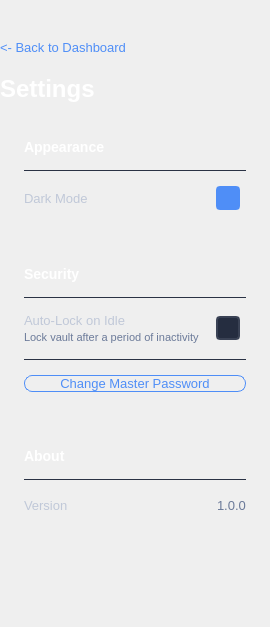
          <widget class="QWidget" name="settingsScrollContents">
           <property name="geometry">
            <rect>
             <x>0</x>
             <y>0</y>
             <width>270</width>
             <height>627</height>
            </rect>
           </property>
           <layout class="QVBoxLayout" name="settingsScrollLayout">
            <property name="spacing">
             <number>16</number>
            </property>
            <property name="leftMargin">
             <number>0</number>
            </property>
            <property name="topMargin">
             <number>36</number>
            </property>
            <property name="rightMargin">
             <number>0</number>
            </property>
            <property name="bottomMargin">
             <number>36</number>
            </property>
            <item>
             <widget class="QPushButton" name="settingsBackBtn">
              <property name="styleSheet">
               <string notr="true">
                    QPushButton {
                        background-color: transparent; color: #4F8EF7; border: none;
                        font-size: 13px; font-family: &quot;Segoe UI&quot;; text-align: left; padding: 4px 0;
                    }
                    QPushButton:hover { color: #FFFFFF; }
               </string>
              </property>
              <property name="text">
               <string>&lt;- Back to Dashboard</string>
              </property>
             </widget>
            </item>
            <item>
             <widget class="QLabel" name="settingsTitleLabel">
              <property name="styleSheet">
               <string notr="true">
                color: #FFFFFF; font-size: 24px; font-weight: bold;
                font-family: &quot;Segoe UI&quot;; background: transparent;
               </string>
              </property>
              <property name="text">
               <string>Settings</string>
              </property>
             </widget>
            </item>
            <item>
             <layout class="QVBoxLayout">
              <property name="spacing">
               <number>14</number>
              </property>
              <property name="leftMargin">
               <number>24</number>
              </property>
              <property name="topMargin">
               <number>20</number>
              </property>
              <property name="rightMargin">
               <number>24</number>
              </property>
              <property name="bottomMargin">
               <number>20</number>
              </property>
              <item>
               <widget class="QLabel" name="appearanceSectionTitle">
                <property name="styleSheet">
                 <string notr="true">color: #FFFFFF; font-size: 14px; font-weight: bold; font-family: &quot;Segoe UI&quot;; background: transparent;</string>
                </property>
                <property name="text">
                 <string>Appearance</string>
                </property>
               </widget>
              </item>
              <item>
               <widget class="QFrame" name="divAppearance">
                <property name="styleSheet">
                 <string notr="true">color: #2A3244;</string>
                </property>
                <property name="frameShape">
                 <enum>QFrame::Shape::HLine</enum>
                </property>
                <property name="frameShadow">
                 <enum>QFrame::Shadow::Plain</enum>
                </property>
               </widget>
              </item>
              <item>
               <layout class="QHBoxLayout">
                <item>
                 <widget class="QLabel" name="darkModeSettingLabel">
                  <property name="styleSheet">
                   <string notr="true">color: #C0C8D8; font-size: 13px; font-family: &quot;Segoe UI&quot;; background: transparent;</string>
                  </property>
                  <property name="text">
                   <string>Dark Mode</string>
                  </property>
                 </widget>
                </item>
                <item>
                 <spacer>
                  <property name="orientation">
                   <enum>Qt::Orientation::Horizontal</enum>
                  </property>
                  <property name="sizeHint" stdset="0">
                   <size>
                    <width>40</width>
                    <height>20</height>
                   </size>
                  </property>
                 </spacer>
                </item>
                <item>
                 <widget class="QCheckBox" name="darkModeCheckBox">
                  <property name="styleSheet">
                   <string notr="true">
                        QCheckBox::indicator {
                            width: 20px; height: 20px;
                            border: 2px solid #3A4255; border-radius: 4px; background-color: #252D40;
                        }
                        QCheckBox::indicator:checked {
                            background-color: #4F8EF7; border-color: #4F8EF7;
                        }
                    </string>
                  </property>
                  <property name="text">
                   <string/>
                  </property>
                  <property name="checked">
                   <bool>true</bool>
                  </property>
                 </widget>
                </item>
               </layout>
              </item>
             </layout>
            </item>
            <item>
             <layout class="QVBoxLayout">
              <property name="spacing">
               <number>14</number>
              </property>
              <property name="leftMargin">
               <number>24</number>
              </property>
              <property name="topMargin">
               <number>20</number>
              </property>
              <property name="rightMargin">
               <number>24</number>
              </property>
              <property name="bottomMargin">
               <number>20</number>
              </property>
              <item>
               <widget class="QLabel" name="securitySectionTitle">
                <property name="styleSheet">
                 <string notr="true">color: #FFFFFF; font-size: 14px; font-weight: bold; font-family: &quot;Segoe UI&quot;; background: transparent;</string>
                </property>
                <property name="text">
                 <string>Security</string>
                </property>
               </widget>
              </item>
              <item>
               <widget class="QFrame" name="divSecurity1">
                <property name="styleSheet">
                 <string notr="true">color: #2A3244;</string>
                </property>
                <property name="frameShape">
                 <enum>QFrame::Shape::HLine</enum>
                </property>
                <property name="frameShadow">
                 <enum>QFrame::Shadow::Plain</enum>
                </property>
               </widget>
              </item>
              <item>
               <layout class="QHBoxLayout">
                <item>
                 <layout class="QVBoxLayout">
                  <property name="spacing">
                   <number>3</number>
                  </property>
                  <item>
                   <widget class="QLabel" name="autoLockLabel">
                    <property name="styleSheet">
                     <string notr="true">color: #C0C8D8; font-size: 13px; font-family: &quot;Segoe UI&quot;; background: transparent;</string>
                    </property>
                    <property name="text">
                     <string>Auto-Lock on Idle</string>
                    </property>
                   </widget>
                  </item>
                  <item>
                   <widget class="QLabel" name="autoLockDesc">
                    <property name="styleSheet">
                     <string notr="true">color: #6B7A99; font-size: 11px; font-family: &quot;Segoe UI&quot;; background: transparent;</string>
                    </property>
                    <property name="text">
                     <string>Lock vault after a period of inactivity</string>
                    </property>
                   </widget>
                  </item>
                 </layout>
                </item>
                <item>
                 <spacer>
                  <property name="orientation">
                   <enum>Qt::Orientation::Horizontal</enum>
                  </property>
                  <property name="sizeHint" stdset="0">
                   <size>
                    <width>40</width>
                    <height>20</height>
                   </size>
                  </property>
                 </spacer>
                </item>
                <item>
                 <widget class="QCheckBox" name="autoLockCheckBox">
                  <property name="styleSheet">
                   <string notr="true">
                        QCheckBox::indicator {
                            width: 20px; height: 20px;
                            border: 2px solid #3A4255; border-radius: 4px; background-color: #252D40;
                        }
                        QCheckBox::indicator:checked {
                            background-color: #4F8EF7; border-color: #4F8EF7;
                        }
                    </string>
                  </property>
                  <property name="text">
                   <string/>
                  </property>
                 </widget>
                </item>
               </layout>
              </item>
              <item>
               <widget class="QFrame" name="divSecurity2">
                <property name="styleSheet">
                 <string notr="true">color: #2A3244;</string>
                </property>
                <property name="frameShape">
                 <enum>QFrame::Shape::HLine</enum>
                </property>
                <property name="frameShadow">
                 <enum>QFrame::Shadow::Plain</enum>
                </property>
               </widget>
              </item>
              <item>
               <widget class="QPushButton" name="changeMasterPwdBtn">
                <property name="styleSheet">
                 <string notr="true">
                    QPushButton {
                        background-color: transparent; color: #4F8EF7;
                        border: 1px solid #4F8EF7; border-radius: 8px;
                        font-size: 13px; font-family: &quot;Segoe UI&quot;;
                    }
                    QPushButton:hover { background-color: rgba(79,142,247,0.12); }
                  </string>
                </property>
                <property name="text">
                 <string>Change Master Password</string>
                </property>
               </widget>
              </item>
             </layout>
            </item>
            <item>
             <layout class="QVBoxLayout">
              <property name="spacing">
               <number>14</number>
              </property>
              <property name="leftMargin">
               <number>24</number>
              </property>
              <property name="topMargin">
               <number>20</number>
              </property>
              <property name="rightMargin">
               <number>24</number>
              </property>
              <property name="bottomMargin">
               <number>20</number>
              </property>
              <item>
               <widget class="QLabel" name="aboutSectionTitle">
                <property name="styleSheet">
                 <string notr="true">color: #FFFFFF; font-size: 14px; font-weight: bold; font-family: &quot;Segoe UI&quot;; background: transparent;</string>
                </property>
                <property name="text">
                 <string>About</string>
                </property>
               </widget>
              </item>
              <item>
               <widget class="QFrame" name="divAbout">
                <property name="styleSheet">
                 <string notr="true">color: #2A3244;</string>
                </property>
                <property name="frameShape">
                 <enum>QFrame::Shape::HLine</enum>
                </property>
                <property name="frameShadow">
                 <enum>QFrame::Shadow::Plain</enum>
                </property>
               </widget>
              </item>
              <item>
               <layout class="QHBoxLayout">
                <item>
                 <widget class="QLabel" name="versionLabel">
                  <property name="styleSheet">
                   <string notr="true">color: #C0C8D8; font-size: 13px; font-family: &quot;Segoe UI&quot;; background: transparent;</string>
                  </property>
                  <property name="text">
                   <string>Version</string>
                  </property>
                 </widget>
                </item>
                <item>
                 <spacer>
                  <property name="orientation">
                   <enum>Qt::Orientation::Horizontal</enum>
                  </property>
                  <property name="sizeHint" stdset="0">
                   <size>
                    <width>40</width>
                    <height>20</height>
                   </size>
                  </property>
                 </spacer>
                </item>
                <item>
                 <widget class="QLabel" name="versionValue">
                  <property name="styleSheet">
                   <string notr="true">color: #6B7A99; font-size: 13px; font-family: &quot;Segoe UI&quot;; background: transparent;</string>
                  </property>
                  <property name="text">
                   <string>1.0.0</string>
                  </property>
                 </widget>
                </item>
               </layout>
              </item>
             </layout>
            </item>
            <item>
             <spacer name="settingsBottomSpacer">
              <property name="orientation">
               <enum>Qt::Orientation::Vertical</enum>
              </property>
              <property name="sizeHint" stdset="0">
               <size>
                <width>20</width>
                <height>20</height>
               </size>
              </property>
             </spacer>
            </item>
           </layout>
          </widget>
